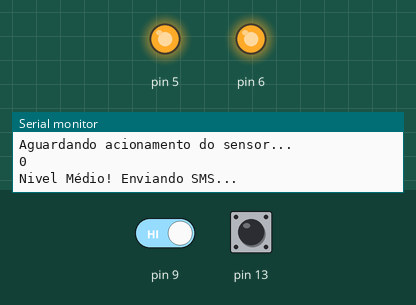
Simulated run of this sketch. Board: Arduino Uno, built with avr-gcc and run on an emulated ATmega328P. Parts: output pins drawn as LEDs (lit = HIGH), the last lines printed to the serial monitor. Dashed ring = blinking. The test bench sets the inputs (shaded band); at power-on: pin 9 HIGH, pin 13 LOW. The modem is registered and sends nothing unless stated.

Above: at 1.7 s.
1.8 s: pin 9 driven LOW
At 3.1 s:
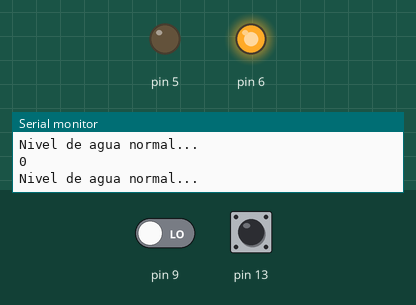
4.2 s: pin 9 driven HIGH
At 6.29 s:
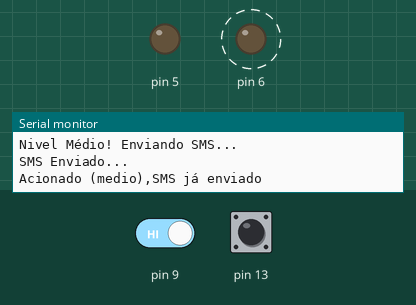
7.2 s: pin 13 driven HIGH
At 8.3 s:
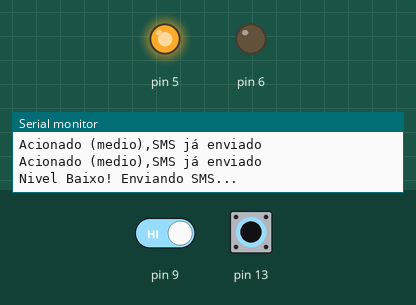
10.2 s: pin 13 driven LOW
At 12.3 s:
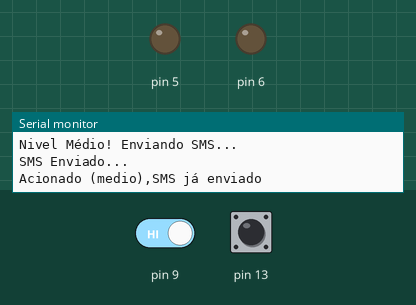
13.2 s: pin 13 pulsed HIGH 2 times (0.12 s each, 0.3 s apart)
At 14.2 s:
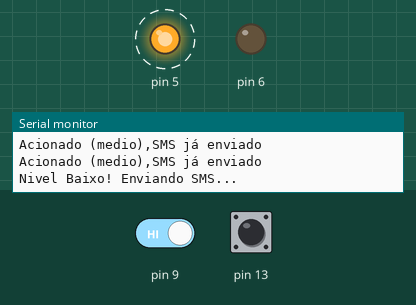
16.8 s: pin 9 driven LOW and pin 13 driven HIGH
At 18.8 s:
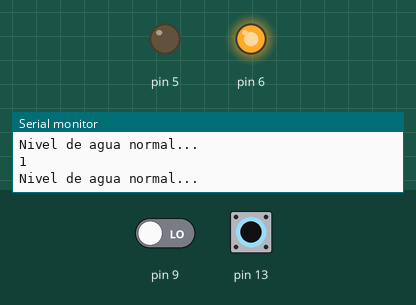
Timing chart, 0 to 20.3 s (numbered marks = the images above; inputs shaded):
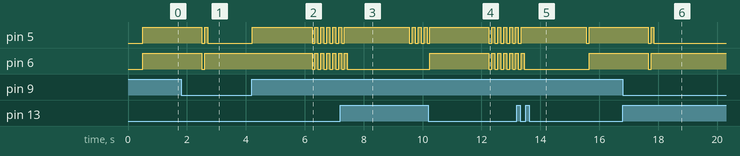

The sketch:

sketch_may09a_-_2.ino
```cpp
#include <Sim800l.h>
#include <SoftwareSerial.h>
SoftwareSerial mySerial(10, 11);
Sim800l Sim800l;

int sensoru=13;
int sensor=9;
int i;
int ln =6;
int lb=5;

char* texto = "Sensor acionado. Nivel Baixo!";
char* textom = "Sensor acionado. Nivel Medio!";
char* numero = "02163992498302";

void setup() {
Serial.begin(9600);
pinMode(13,INPUT);
Sim800l.begin();

pinMode(6, OUTPUT);
pinMode(5, OUTPUT);
Serial.println("Aguardando acionamento do sensor...");
}

void loop() {
  // aqui as variáveis receberão a leitura  dos pinos de INPUT
 sensoru=digitalRead(13);
 sensor=digitalRead(9);
 Serial.println(sensoru);

  if(sensor==LOW){

    digitalWrite(6, HIGH);
    digitalWrite(5, LOW);
    Serial.println("Nivel de agua normal...");
    }
 if ((sensor==HIGH) && (sensoru==LOW)){

    digitalWrite(6, HIGH);
    digitalWrite(5, HIGH);
   Serial.println("Nivel Médio! Enviando SMS...");
   Sim800l.sendSms(numero, textom);
   Serial.println("SMS Enviado...");
   i=0;
    while(i==0){
      sensoru=digitalRead(13);
      sensor=digitalRead(9);
      if(sensoru==HIGH){
        i=1;
        }
      if(sensor==LOW){
        i=1;
        }
    Serial.println("Acionado (medio),SMS já enviado ");
    digitalWrite(5, LOW);
    digitalWrite(6, LOW);
    delay(100);
    digitalWrite(6, HIGH);
    digitalWrite(5, HIGH);
    delay(100);

    }
}

 if((sensoru==HIGH) && (sensor==HIGH)){
    digitalWrite(6, LOW);
    digitalWrite(5, HIGH);

   Serial.println("Nivel Baixo! Enviando SMS...");
   Sim800l.sendSms(numero, texto);
   Serial.println("SMS Enviado...");

  while(sensoru==1){
    sensoru=digitalRead(13);
    Serial.println("Acionado(baixo),SMS já enviado ");
    digitalWrite(6, LOW);
    digitalWrite(5, HIGH);
    delay(100);
    digitalWrite(5, LOW);
    delay(100);
    sensoru=digitalRead(13);
    }
}

  }
```

Measured:
- after the input at 1.8 s, pin 5: goes on until 2.7 s, then stays LOW; pin 6: goes on until 2.6 s, then stays HIGH
- after the input at 4.2 s, pin 5: LOW → HIGH at once, then repeats every 0.20 s: LOW 0.10 s, HIGH 0.10 s; pin 6: alternates HIGH for 0.10 s and LOW for 0.10 s, starting after 2.0 s
- after the input at 7.2 s, pin 6: goes on until 7.4 s, then stays LOW
- after the input at 10.2 s, pin 6: LOW → HIGH after 0.05 s, then repeats every 0.20 s: LOW 0.10 s, HIGH 0.10 s
- after the input at 13.2 s, pin 5: HIGH → LOW after 2.4 s, → HIGH 0.10 s later
- after the input at 16.8 s, pin 5: goes on until 17.9 s, then stays LOW; pin 6: goes on until 17.8 s, then stays HIGH
